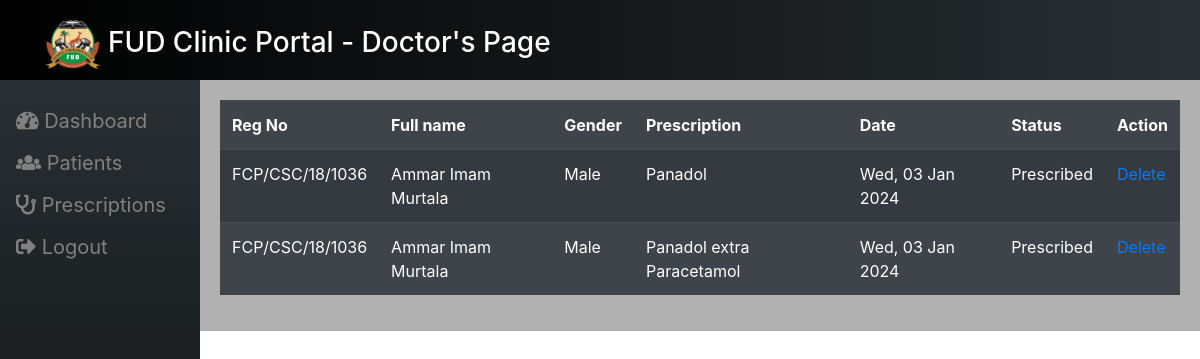
The app's page /preb.php (signed in) with its own data.
### tables this page shows
CREATE TABLE `pres` (
  `id` int(11) NOT NULL,
  `reg_no` varchar(100) NOT NULL,
  `gender` varchar(100) NOT NULL,
  `age` varchar(100) NOT NULL,
  `full_name` varchar(100) NOT NULL,
  `pres` varchar(500) NOT NULL,
  `date` varchar(200) NOT NULL,
  `status` varchar(11) NOT NULL DEFAULT '0'
);

### preb.php (the view, shortened to what this page needs)
<?php
include_once('connect_db.php');
?>
<!DOCTYPE html>
<html>
<head>
	<?php require 'incs/header.php'; ?>
</head>
<body>
<?php require 'incs/doctor_data.php'; ?>
<div class="main_body">
	<table class="table table-striped table-dark">
		<tr>
			<th>Reg No</th>
			<th>Full name</th>
			<th>Gender</th>
			<th>Prescription</th>
			<th>Date</th>
			<th>Status</th>
			<th>Action</th>
		</tr>
		<?php
			$query = $con->query("SELECT * FROM `pres`");
			while($row = $query->fetch_assoc()):
		?>
		<tr>
			<td><?php echo $row['reg_no'] ?></td>
			<td><?php echo $row['full_name'] ?></td>
			<td><?php echo $row['gender'] ?></td>
			<td><?php echo $row['pres'] ?></td>
			<td><?php echo $row['date'] ?></td>
			<td><?php
				if($row['status'] == 0)
						echo "Not Prescribed";
					else
						echo "Prescribed";
			 ?></td>
			 <td><a href="preb.php?del_id=<?php echo $row['id']; ?>">Delete</a> </td>
		</tr>
	<?php endwhile; ?>
	</table>
</div>
</body>
</html>

### incs/header.php (style rules this page uses)
.main_body { margin-left: 200px; }

### preb.php (style rules this page uses)
.main_body { background: #b1b1b1; padding: 20px; }

### records on screen
pres: reg_no "FCP/CSC/18/1036", full_name "Ammar Imam Murtala", gender "Male", pres "Panadol", date "Wed, 03 Jan 2024", status "Prescribed"
pres: reg_no "FCP/CSC/18/1036", full_name "Ammar Imam Murtala", gender "Male", pres "Panadol extra Paracetamol", date "Wed, 03 Jan 2024", status "Prescribed"
